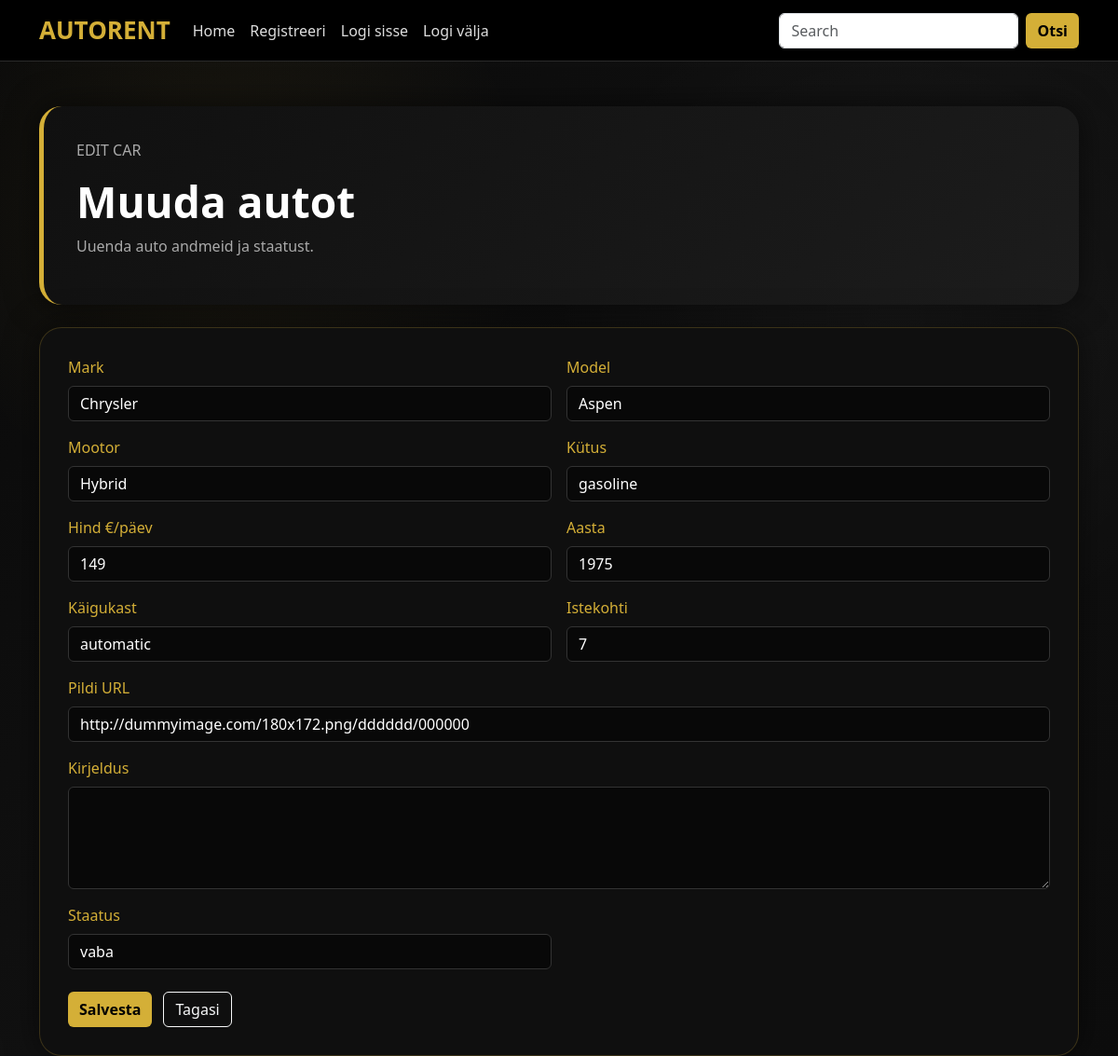
/admin/add_car.php?id=4 (signed in), run on the app's committed database.
### tables this page shows
CREATE TABLE `cars` (
  `id` int(4) NOT NULL,
  `mark` varchar(255) NOT NULL,
  `model` varchar(255) NOT NULL,
  `engine` varchar(255) NOT NULL,
  `fuel` varchar(255) NOT NULL,
  `price` int(4) NOT NULL,
  `image` varchar(255) NOT NULL,
  `year` year(4) NOT NULL,
  `transmission` varchar(225) NOT NULL,
  `seats` int(1) NOT NULL,
  `description` varchar(255) NOT NULL,
  `status` enum('vaba','rendidud','hoolduses') NOT NULL
);

### admin/add_car.php (the view, shortened to what this page needs)
<?php
include("../config.php");
$id = (int)$_GET["id"];
$stmt = mysqli_prepare($yhendus, "SELECT * FROM cars WHERE id = ?");
mysqli_stmt_bind_param($stmt, "i", $id);
mysqli_stmt_execute($stmt);
$result = mysqli_stmt_get_result($stmt);
$car = mysqli_fetch_assoc($result);
include("../header.php");
?>
<div class="container mt-5">
    <div class="admin-hero mb-4">
        <p class="hero-small">EDIT CAR</p>
        <h1>Muuda autot</h1>
        <p>Uuenda auto andmeid ja staatust.</p>
    </div>
    <div class="admin-form-box">
        <form method="post">
            <div class="row g-3">
                <div class="col-md-6">
                    <label class="form-label">Mark</label>
                    <input class="form-control auth-input" name="mark" value="<?php echo htmlspecialchars($car["mark"]); ?>" required>
                </div>
                <div class="col-md-6">
                    <label class="form-label">Model</label>
                    <input class="form-control auth-input" name="model" value="<?php echo htmlspecialchars($car["model"]); ?>" required>
                </div>
                <div class="col-md-6">
                    <label class="form-label">Mootor</label>
                    <input class="form-control auth-input" name="engine" value="<?php echo htmlspecialchars($car["engine"]); ?>" required>
                </div>
                <div class="col-md-6">
                    <label class="form-label">Kütus</label>
                    <input class="form-control auth-input" name="fuel" value="<?php echo htmlspecialchars($car["fuel"]); ?>" required>
                </div>
                <div class="col-md-6">
                    <label class="form-label">Hind €/päev</label>
                    <input class="form-control auth-input" name="price" type="number" value="<?php echo htmlspecialchars($car["price"]); ?>" required>
                </div>
                <div class="col-md-6">
                    <label class="form-label">Aasta</label>
                    <input class="form-control auth-input" name="year" type="number" value="<?php echo htmlspecialchars($car["year"]); ?>" required>
                </div>
                <div class="col-md-6">
                    <label class="form-label">Käigukast</label>
                    <input class="form-control auth-input" name="transmission" value="<?php echo htmlspecialchars($car["transmission"]); ?>" required>
                </div>
                <div class="col-md-6">
                    <label class="form-label">Istekohti</label>
                    <input class="form-control auth-input" name="seats" type="number" value="<?php echo htmlspecialchars($car["seats"]); ?>" required>
                </div>
                <div class="col-12">
                    <label class="form-label">Pildi URL</label>
                    <input class="form-control auth-input" name="image" value="<?php echo htmlspecialchars($car["image"]); ?>" required>
                </div>
                <div class="col-12">
                    <label class="form-label">Kirjeldus</label>
                    <textarea class="form-control auth-input" name="description" rows="4" required><?php echo htmlspecialchars($car["description"]); ?></textarea>
                </div>
                <div class="col-md-6">
                    <label class="form-label">Staatus</label>
                    <select name="status" class="form-control auth-input">
                        <option value="vaba" <?php if ($car["status"] == "vaba") echo "selected"; ?>>vaba</option>
                    </select>
                </div>
            </div>
            <div class="admin-actions mt-4">
                <button class="btn btn-gold">Salvesta</button>
                <a href="cars.php" class="btn btn-outline-light">Tagasi</a>
            </div>
        </form>
    </div>
</div>
</body>
</html>

### style.css (style rules this page uses)
body { background: radial-gradient(circle at 20% 20%, rgba(212, 175, 55, 0.08), transparent 25%), radial-gradient(circle at 80% 30%, rgba(255, 255, 255, 0.04), transparent 30%), linear-gradient(135deg, #0a0a0a, #111111, #0d0d0d); color: #ffffff; }
.btn-gold { background: #d4af37; color: #000; font-weight: bold; border: none; }
.form-label { color: #d4af37; }
.auth-input { background: #080808; color: white; border: 1px solid #333; }
.admin-hero { background: linear-gradient(135deg, #101010, #1c1c1c); border-left: 5px solid #d4af37; border-radius: 24px; padding: 35px; box-shadow: 0 0 35px rgba(0,0,0,0.6); }
.admin-hero h1 { font-size: 46px; font-weight: 800; color: #fff; }
.admin-hero p { color: #aaa; }
.admin-actions { display: flex; gap: 12px; flex-wrap: wrap; }
.admin-form-box { background: #0f0f0f; border: 1px solid rgba(212, 175, 55, 0.22); border-radius: 24px; padding: 30px; box-shadow: 0 0 35px rgba(0,0,0,0.55); }

### data on the page
cars: mark "Chrysler", model "Aspen", engine "Hybrid", fuel "gasoline", price "149", year "1975", transmission "automatic", seats "7", image "http://dummyimage.com/180x172.png/dddddd/000000", status "vaba"
